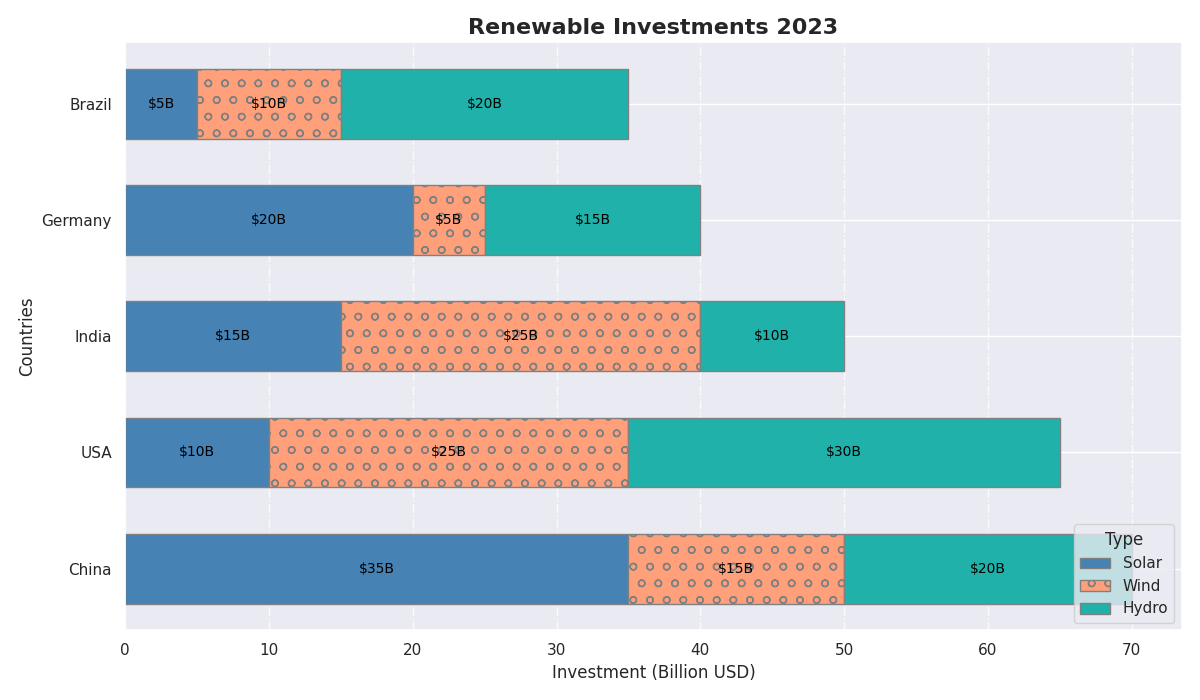

Recreate this plot in Python.
import matplotlib.pyplot as plt
import numpy as np

countries = ['USA', 'China', 'Germany', 'India', 'Brazil']
investments = np.array([
    [10, 25, 30],
    [35, 15, 20],
    [20, 5, 15],
    [15, 25, 10],
    [5, 10, 20]
])

total_investments = investments.sum(axis=1)
sorted_indices = np.argsort(-total_investments)
countries = np.array(countries)[sorted_indices]
investments = investments[sorted_indices]
cumulative_investments = investments.cumsum(axis=1)

fig, ax = plt.subplots(figsize=(12, 7))

energy_types = ['Solar', 'Wind', 'Hydro']
styles = [('s', (0, (5, 1))), ('o', 'dotted'), ('v', (0, (3, 3, 1, 3)))]
colors = ['#4682B4', '#FFA07A', '#20B2AA']

for i, (marker, linestyle) in enumerate(styles):
    ax.barh(countries, investments[:, i], 
            left=(cumulative_investments[:, i] - investments[:, i]), 
            color=colors[i], edgecolor='grey', label=energy_types[i], 
            height=0.6, hatch=marker)

ax.set_title('Renewable Investments 2023', fontsize=16, fontweight='bold')
ax.set_xlabel('Investment (Billion USD)', fontsize=12)
ax.set_ylabel('Countries', fontsize=12)
ax.legend(title='Type', loc='lower right')
ax.xaxis.grid(True, linestyle='-.', alpha=0.8)

for i, country in enumerate(countries):
    for j in range(len(energy_types)):
        ax.text(cumulative_investments[i, j] - investments[i, j] / 2, i, 
                f"${investments[i, j]}B", color='black', ha='center', va='center', fontsize=10)

plt.tight_layout()
plt.show()
